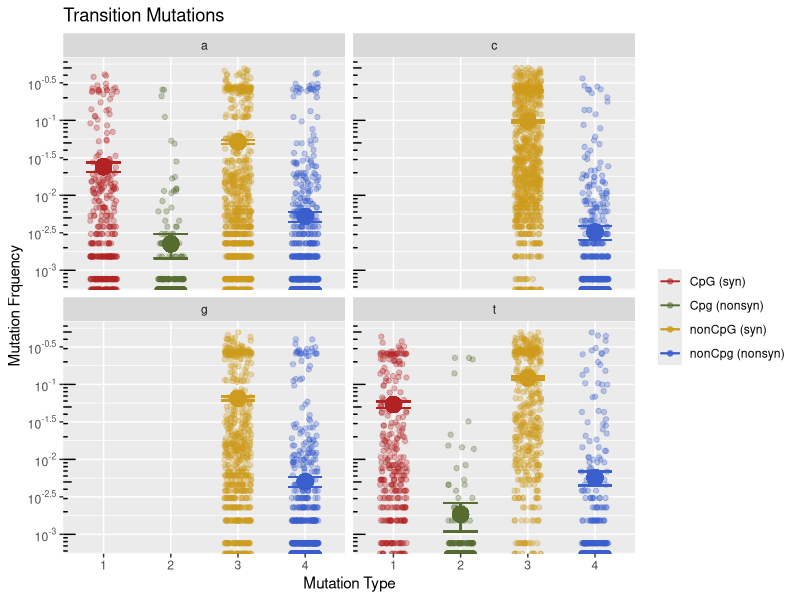

Here is the R script that generated this plot: (Note: this script raises an error after producing the figure.)

data<-read.csv("DengueVirus1.fasta_pruned.mu.trim05_DF.csv", header = T)

comparing_CpG_Syn_Nonsyn = function(data){
  
library(ggplot2)
library(dplyr)
library(plotrix)
library(scales)
library(plyr)
library(grid)
library(gridExtra)

#subset into two groups yes makes cpg and no cpg
cpg.y<-subset(data, makesCpG==1)
cpg.n<-subset(data, makesCpG==0)
#subset further into letters nuclotideCpgforming or nucotideNonGpg
AC<-subset(cpg.y, wtnt=='a')
ANC<-subset(cpg.n, wtnt=='a')
GC<-subset(cpg.y, wtnt=='g')
GNC<-subset(cpg.n, wtnt=='g')
TC<-subset(cpg.y, wtnt=='t')
TNC<-subset(cpg.n, wtnt=='t')
CC<-subset(cpg.y, wtnt=='c')
CNC<-subset(cpg.n, wtnt=='c')

#Function to help create errorbars
sem<-function(x){
  return(sd(x,na.rm = FALSE)/sqrt(length(x)))
}

# addinf a small value to be able to graph on a log scale
# AC$MeanFreq = AC$MeanFreq +.00001
# ANC$MeanFreq = ANC$MeanFreq +.00001
# TC$MeanFreq = TC$MeanFreq +.00001
# TNC$MeanFreq = TNC$MeanFreq +.00001
# CNC$MeanFreq = CNC$MeanFreq +.00001
# GNC$MeanFreq = GNC$MeanFreq +.00001

#making the data frames with all information about a, t, c, g 
AllA = rbind(AC, ANC)
AllT = rbind(TC, TNC)
AllC = CNC
AllG = GNC

# added new colmuns for mean an error bars
AllA$mean_value <- .01
AllA$sem_vals<- 0
AllT$mean_value <- .01
AllT$sem_vals<- 0
AllC$mean_value <- .01
AllC$sem_vals<- 0
AllG$mean_value <- .01
AllG$sem_vals<- 0

  
# for loops to caculate mean ans errorbars and 1, 2, 3, 4 for position
for (i in 1:length(AllA$makesCpG)) {
  if (AllA$makesCpG[i] == 1 && AllA$TypeOfSite[i] == "syn") {
    AllA$graphit[i] <- "1"
    AllA$mean_value[i] <- mean(AllA$MeanFreq[(which(AllA$makesCpG == 1 & AllA$TypeOfSite == "syn") )])
    AllA$sem_vals[i]<-sem(AllA$MeanFreq[(which(AllA$makesCpG == 1 & AllA$TypeOfSite == "syn") )])
    }
  if (AllA$makesCpG[i] == 1 && AllA$TypeOfSite[i] == "nonsyn") {
    AllA$graphit[i] <- "2"
    AllA$mean_value[i] <- mean(AllA$MeanFreq[(which(AllA$makesCpG == 1 & AllA$TypeOfSite == "nonsyn") )])
    AllA$sem_vals[i]<-sem(AllA$MeanFreq[(which(AllA$makesCpG == 1 & AllA$TypeOfSite == "nonsyn") )])
    }
  if (AllA$makesCpG[i] == 0 && AllA$TypeOfSite[i] == "syn") {
    AllA$graphit[i] <- "3"
    AllA$mean_value[i] <- mean(AllA$MeanFreq[(which(AllA$makesCpG == 0 & AllA$TypeOfSite == "syn") )])
    AllA$sem_vals[i]<-sem(AllA$MeanFreq[(which(AllA$makesCpG == 0 & AllA$TypeOfSite == "syn") )])
  }
  if (AllA$makesCpG[i] == 0 && AllA$TypeOfSite[i] == "nonsyn") {
    AllA$graphit[i] <- "4"
    AllA$mean_value[i] <- mean(AllA$MeanFreq[(which(AllA$makesCpG == 0 & AllA$TypeOfSite == "nonsyn") )])
    AllA$sem_vals[i]<-sem(AllA$MeanFreq[(which(AllA$makesCpG == 0 & AllA$TypeOfSite == "nonsyn") )])
  }
}

for (i in 1:length(AllT$makesCpG)) {
  if (AllT$makesCpG[i] == 1 && AllT$TypeOfSite[i] == "syn") {
    AllT$graphit[i] <- "1"
    AllT$mean_value[i] <- mean(AllT$MeanFreq[(which(AllT$makesCpG == 1 & AllT$TypeOfSite == "syn") )])
    AllT$sem_vals[i]<-sem(AllT$MeanFreq[(which(AllT$makesCpG == 1 & AllT$TypeOfSite == "syn") )])
  }
  if (AllT$makesCpG[i] == 1 && AllT$TypeOfSite[i] == "nonsyn") {
    AllT$graphit[i] <- "2"
    AllT$mean_value[i] <- mean(AllT$MeanFreq[(which(AllT$makesCpG == 1 & AllT$TypeOfSite == "nonsyn") )])
    AllT$sem_vals[i]<-sem(AllT$MeanFreq[(which(AllT$makesCpG == 1 & AllT$TypeOfSite == "nonsyn") )])
  }
  if (AllT$makesCpG[i] == 0 && AllT$TypeOfSite[i] == "syn") {
    AllT$graphit[i] <- "3"
    AllT$mean_value[i] <- mean(AllT$MeanFreq[(which(AllT$makesCpG == 0 & AllT$TypeOfSite == "syn") )])
    AllT$sem_vals[i]<-sem(AllT$MeanFreq[(which(AllT$makesCpG == 0 & AllT$TypeOfSite == "syn") )])
  }
  if (AllT$makesCpG[i] == 0 && AllT$TypeOfSite[i] == "nonsyn") {
    AllT$graphit[i] <- "4"
    AllT$mean_value[i] <- mean(AllT$MeanFreq[(which(AllT$makesCpG == 0 & AllT$TypeOfSite == "nonsyn") )])
    AllT$sem_vals[i]<-sem(AllT$MeanFreq[(which(AllT$makesCpG == 0 & AllT$TypeOfSite == "nonsyn") )])
  }
}

for (i in 1:length(AllC$makesCpG)) {

  if (AllC$makesCpG[i] == 0 && AllC$TypeOfSite[i] == "syn") {
    AllC$graphit[i] <- "3"
    AllC$mean_value[i] <- mean(AllC$MeanFreq[(which(AllC$makesCpG == 0 & AllC$TypeOfSite == "syn") )])
    AllC$sem_vals[i]<-sem(AllC$MeanFreq[(which(AllC$makesCpG == 0 & AllC$TypeOfSite == "syn") )])
  }
  if (AllC$makesCpG[i] == 0 && AllC$TypeOfSite[i] != "syn") {
    AllC$graphit[i] <- "4"
    AllC$mean_value[i] <- mean(AllC$MeanFreq[(which(AllC$makesCpG == 0 & AllC$TypeOfSite == "nonsyn") )])
    AllC$sem_vals[i]<-sem(AllC$MeanFreq[(which(AllC$makesCpG == 0 & AllC$TypeOfSite == "nonsyn") )])
  }
}

for (i in 1:length(AllG$makesCpG)) {
  
  if (AllG$makesCpG[i] == 0 && AllG$TypeOfSite[i] == "syn") {
    AllG$graphit[i] <- "3"
    AllG$mean_value[i] <- mean(AllG$MeanFreq[(which(AllG$makesCpG == 0 & AllG$TypeOfSite == "syn") )])
    AllG$sem_vals[i]<-sem(AllG$MeanFreq[(which(AllG$makesCpG == 0 & AllG$TypeOfSite == "syn") )])
  }
  if (AllG$makesCpG[i] == 0 && AllG$TypeOfSite[i] != "syn") {
    AllG$graphit[i] <- "4"
    AllG$mean_value[i] <- mean(AllG$MeanFreq[(which(AllG$makesCpG == 0 & AllG$TypeOfSite == "nonsyn") )])
    AllG$sem_vals[i]<-sem(AllG$MeanFreq[(which(AllG$makesCpG == 0 & AllG$TypeOfSite == "nonsyn") )])
  }
}

# There are the upper and lower limits of the error bar
AllA$LCLS = AllA$mean_value - AllA$sem_vals
AllA$UCLS = AllA$mean_value + AllA$sem_vals

AllT$LCLS = AllT$mean_value - AllT$sem_vals
AllT$UCLS = AllT$mean_value + AllT$sem_vals

AllC$LCLS = AllC$mean_value - AllC$sem_vals
AllC$UCLS = AllC$mean_value + AllC$sem_vals

AllG$LCLS = AllG$mean_value - AllG$sem_vals
AllG$UCLS = AllG$mean_value + AllG$sem_vals

AllAT = rbind(AllA, AllT)
AllATCG = rbind(AllA, AllT, AllC, AllG)

# this loop adds a small value to the 0's so they may show up on the graph
for (i in 1:length(AllATCG$MeanFreq)){
  if (AllATCG$MeanFreq[i]==0){
    AllATCG$MeanFreq[i]= 0.00001
  }
}

# the plot
ggplot(aes(factor(graphit), MeanFreq, color=graphit), data = AllATCG)+
  #log scale to make the data eaisier to see
  scale_y_log10(breaks = trans_breaks("log10", function(x) 10^x),
                labels = trans_format("log10", math_format(10^.x))) +
  #expand_limits(y = c(0.00001, 0.1)) +
  # the title
  labs(title = "Transition Mutations")+
  # jitter makes the points spred out width is how far apart the points are and alpha deals with opacicty
  geom_jitter(data= AllA,aes(x = factor(graphit)),position = position_jitter(width = .2), alpha = 0.3) +
  # point is the mean
  geom_point(data= AllA,mapping = aes (x = graphit, y =mean_value, colour =graphit ),size = 5.0, show.legend = FALSE) +
  # error bar is the uper and lower limits
  geom_errorbar(data = AllA,aes(x = graphit, ymin= LCLS, ymax= UCLS, color = graphit),width=.5) +
  #facet_wrap splits graph between a, t, c, g
  facet_wrap(~ wtnt)+
  geom_jitter(data= AllT,aes(x = factor(graphit)), position = position_jitter(width = .2), alpha = 0.3) +
  geom_point(data= AllT,mapping = aes (x = graphit, y =mean_value, colour =graphit ),size = 5.0, show.legend = FALSE) +
  geom_errorbar(data = AllT,aes(x = graphit, ymin= LCLS, ymax= UCLS, color = graphit),width=.5) +
  
  geom_jitter(data= AllC,aes(x = factor(graphit)),position = position_jitter(width = .2), alpha = 0.3) +
  geom_point(data= AllC,mapping = aes (x = graphit, y =mean_value, colour =graphit ),size = 5.0, show.legend = FALSE) +
  geom_errorbar(data = AllC,aes(x = graphit, ymin= LCLS, ymax= UCLS, color = graphit),width=.5) +
  
  geom_jitter(data= AllG,aes(x = factor(graphit)),position = position_jitter(width = .2), alpha = 0.3) +
  geom_point(data= AllG,mapping = aes (x = graphit, y =mean_value, colour =graphit ),size = 5.0, show.legend = FALSE) +
  geom_errorbar(data = AllG,aes(x = graphit, ymin= LCLS, ymax= UCLS, color = graphit),width=.5) +
 
   #give points new colors and lables the colors
  scale_color_manual(labels = c("CpG (syn)","Cpg (nonsyn)","nonCpG (syn)", "nonCpg (nonsyn)"), values = c("firebrick", "darkolivegreen","goldenrod3", "royalblue3")) +
  #labels X and Y axis
  labs(x="Mutation Type", y="Mutation Frquency",col=" ")+
  annotation_logticks(sides="l") 


}


comparing_CpG_Syn_Nonsyn(data)


###################
#still testing

ggplot(aes(factor(graphit), MeanFreq, color=graphit), data = AllAT)+
  #log scale to make the data eaisier to see
  scale_y_log10(breaks = trans_breaks("log10", function(x) 10^x),
                labels = trans_format("log10", math_format(10^.x))) +
  scale_x_discrete(labels=c("1" = "CpG ", "2" = "CpG ", "3" = "nonCpG ", "4"= "nonCpG "))+
  geom_boxplot(data= AllA,aes(x = factor(graphit))) +
  #facet_wrap splits graph between a and t
  facet_wrap(~ wtnt)+
  geom_boxplot(data= AllT,aes(x = factor(graphit))) +
  #give points new colors and lables the colors
  scale_color_manual(labels = c("CpG (syn)","Cpg (nonsyn)","nonCpG (syn)", "nonCpg (nonsyn)"), values = c("firebrick", "darkolivegreen","goldenrod3", "royalblue3")) +
  #labels X and Y axis
  labs(x="Mutation Type", y="Mutation Frquency",col=" ")+
  annotation_logticks(sides="l") 




plot(MeanFreq~TypeOfSite, data=AC, log='y',yaxt='n',xaxt='n',xlab="",ylab="",col=c("#601E0033","#FF000033","#0000FF33","#FF5B0033","#00FDFF33"), border=c("#601E0080","#FF000080","#0000FF80","#FF5B00","#00FDFF"))
par(new=TRUE)
plot(MeanFreq~TypeOfSite, data=ANC, log='y',yaxt='n',xaxt='n',xlab="",ylab="",col=c("#0000FF33","#FF5B0033","#00FDFF33"), border=c("#0000FF80","#FF5B00","#00FDFF"))

eaxis(2,at=c(10^-3,10^-2,10^-1,10^0),cex.axis=1)
axis.break(2,0.00012,style="slash") 
mtext('0', side=2, line=1.5, at=0.0001, las=1,cex=1.1)
#mtext("Mutation type", side=1, line=8, cex=1.5)
mtext("Mutation frequency", side=2, line=3, cex=1.1)

points(MF1~Type, data=stats_s,log='y',pch=16,cex=1)
